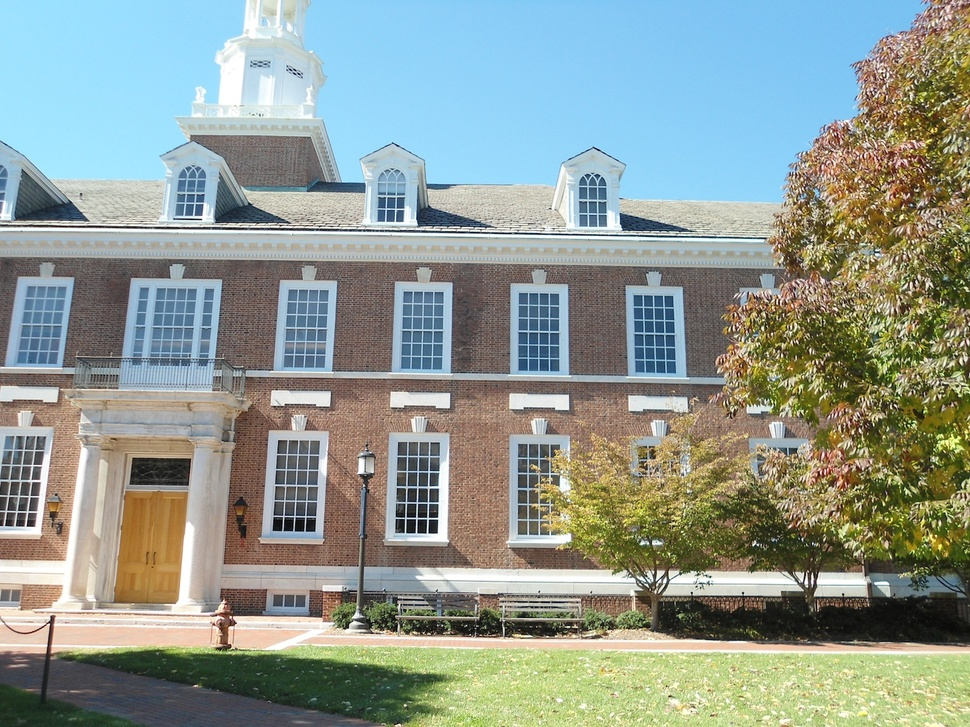
#> input picture midterm/latrobe1.jpg, 970 x 727 px, shrunk from 1600 x 1200 before the run
$ jupyter execute DoManhHung_20002053.ipynb
#> lines starting #> are read from the running program, lines starting #| are printed output that depends on the picture
<h1> Trắc nghiệm </h1>

1. A
2. D
3. A
4. A
5. A
6. A
7. C
8. A
9. B
10. D
11. C
12. C

<h1> Tự luận </h1>

[cell 1]
import numpy as np
import matplotlib.pyplot as plt
import cv2

[cell 2]
image = cv2.imread('./latrobe1.jpg')
#> image is the input picture: shape (727, 970, 3); mean B, G, R 145.4, 153.2, 142.6
image = cv2.cvtColor(image, cv2.COLOR_BGR2RGB)
plt.imshow(image)
plt.axis('off')
plt.show()

[cell 3]
image_R = image[: , :, 0]
image_G = image[: , :, 1]
image_B = image[: , :, 2]
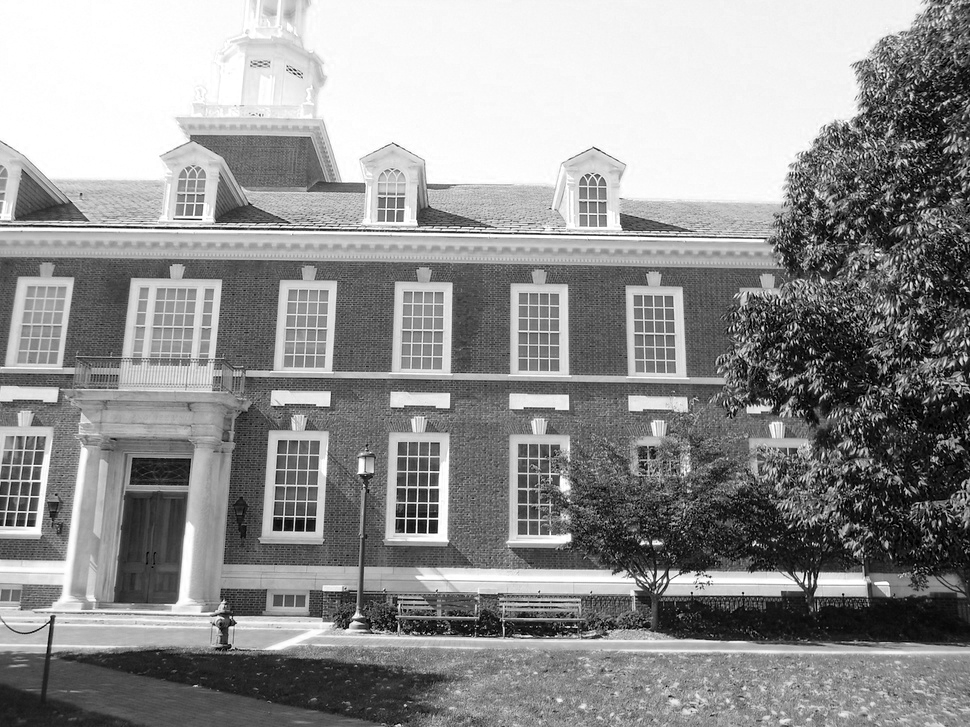
#> image_B: shape (727, 970); min 0, max 255, mean 145.4

[cell 4]
plt.figure(figsize=(12, 6))
plt.subplot(131)
plt.imshow(image_R, cmap='gray')
plt.subplot(132)
plt.imshow(image_G, cmap='gray')
plt.subplot(133)
plt.imshow(image_B, cmap='gray')

[cell 5]
def increase_brightness(image, g):
#> called with g = 50
    hsv = cv2.cvtColor(image, cv2.COLOR_RGB2HSV)
#> hsv: shape (727, 970, 3); mean H, S, V 55.5, 76.5, 169.6
    h, s, v = cv2.split(hsv)
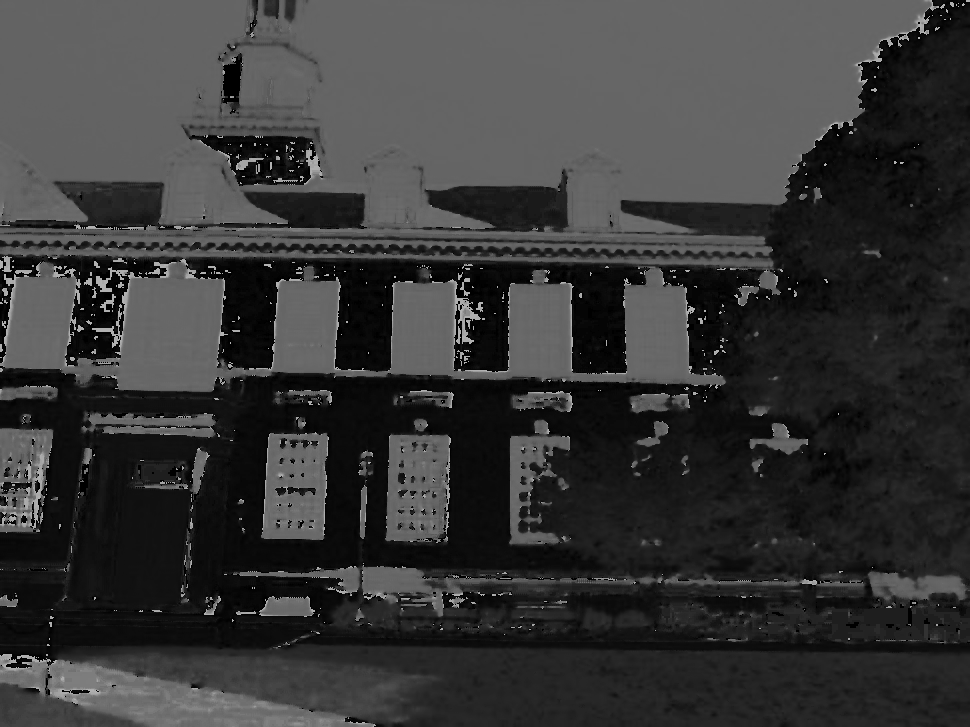
#> h: shape (727, 970); min 0, max 179, mean 55.5
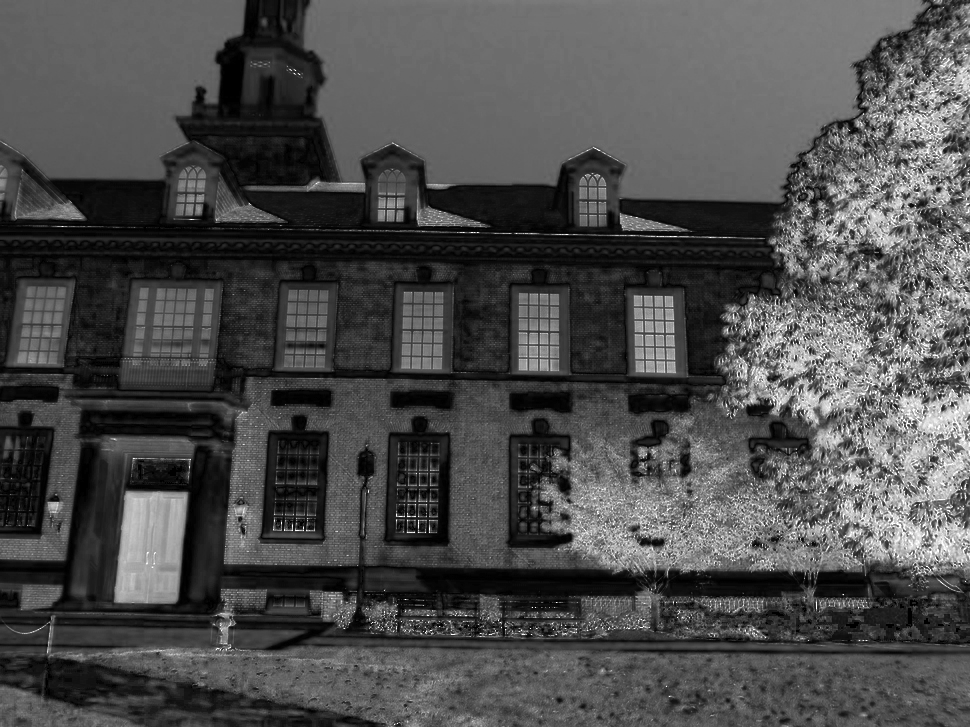
#> s: shape (727, 970); min 0, max 255, mean 76.5
    lim = 255 - g
    v[v > lim] = 255
    v[v <= lim] += g
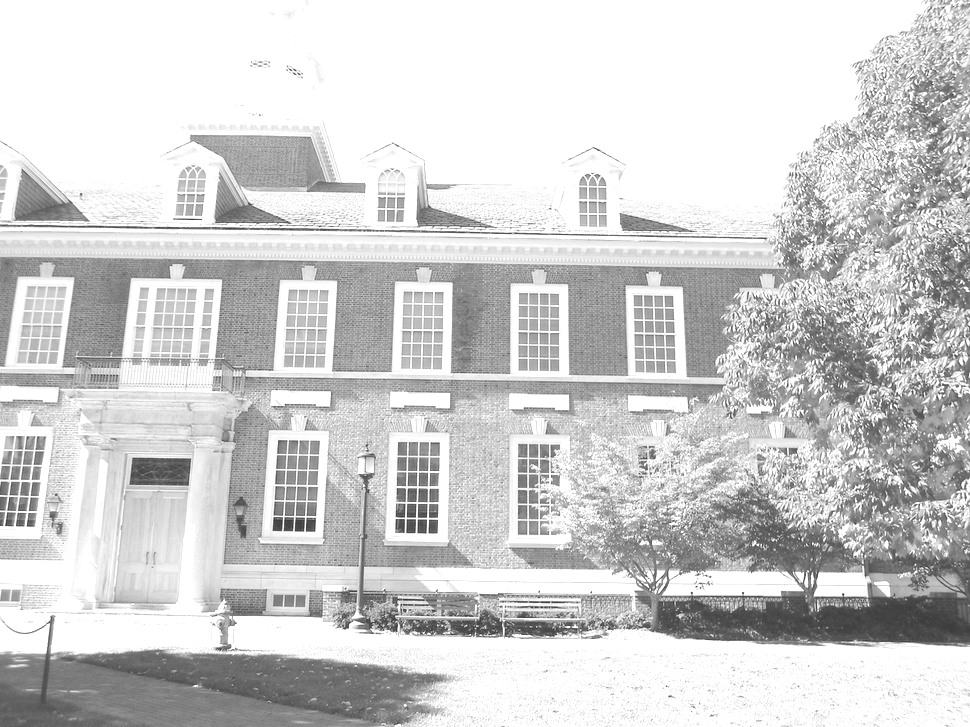
#> v: shape (727, 970); min 51, max 255, mean 207.1
    image_hsv_result = cv2.merge((h, s, v))
#> image_hsv_result: shape (727, 970, 3); mean H, S, V 55.5, 76.5, 207.1
    image_result = cv2.cvtColor(image_hsv_result, cv2.COLOR_HSV2RGB)
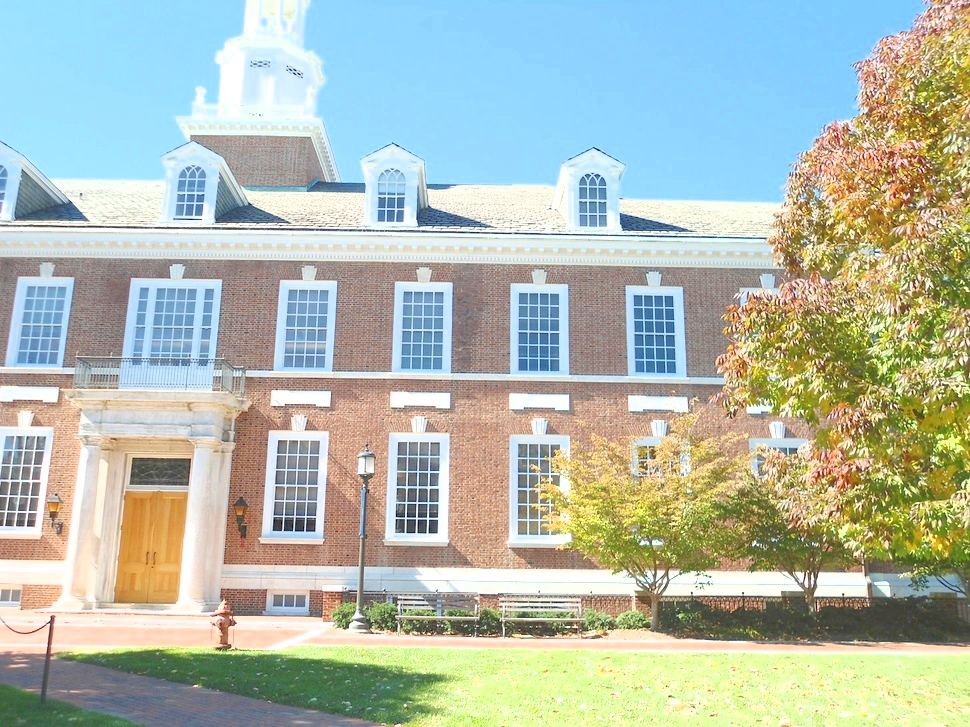
#> image_result: shape (727, 970, 3); mean R, G, B 176.7, 186.8, 173.9
    return image_result

[cell 6]
plt.imshow(increase_brightness(image, 50))

[cell 7]
def detect_edge(image):
    gray_image = cv2.cvtColor(image, cv2.COLOR_RGB2GRAY)
    blurred_image = cv2.GaussianBlur(gray_image, (5, 5), 0)
    edges = cv2.Canny(blurred_image, 50, 150)
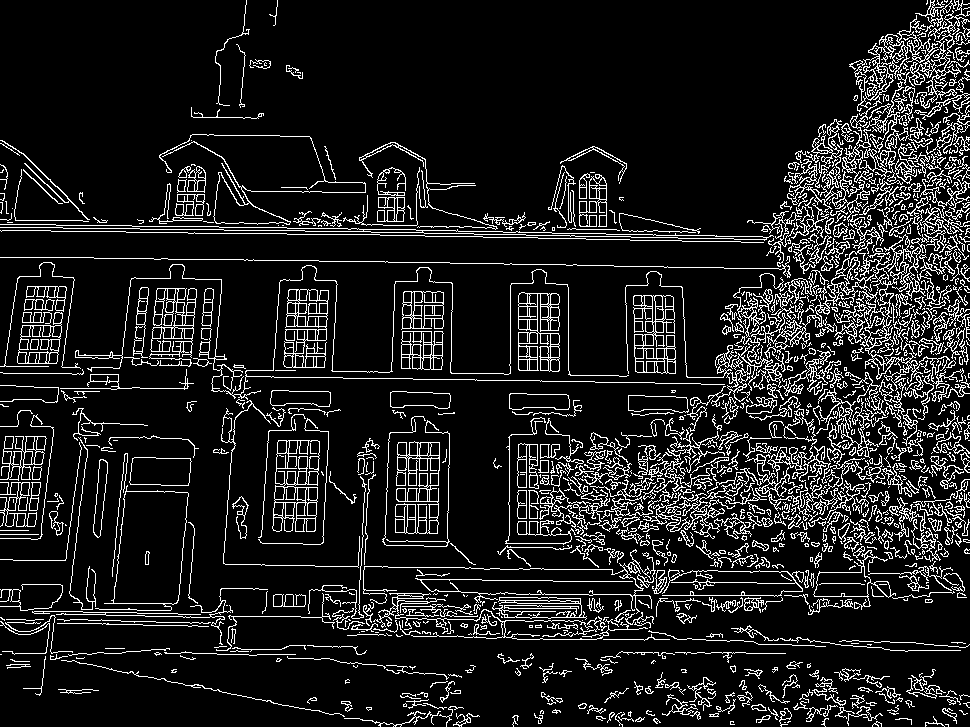
#> edges: shape (727, 970); 11.7% white in thin lines or dots

    return edges
